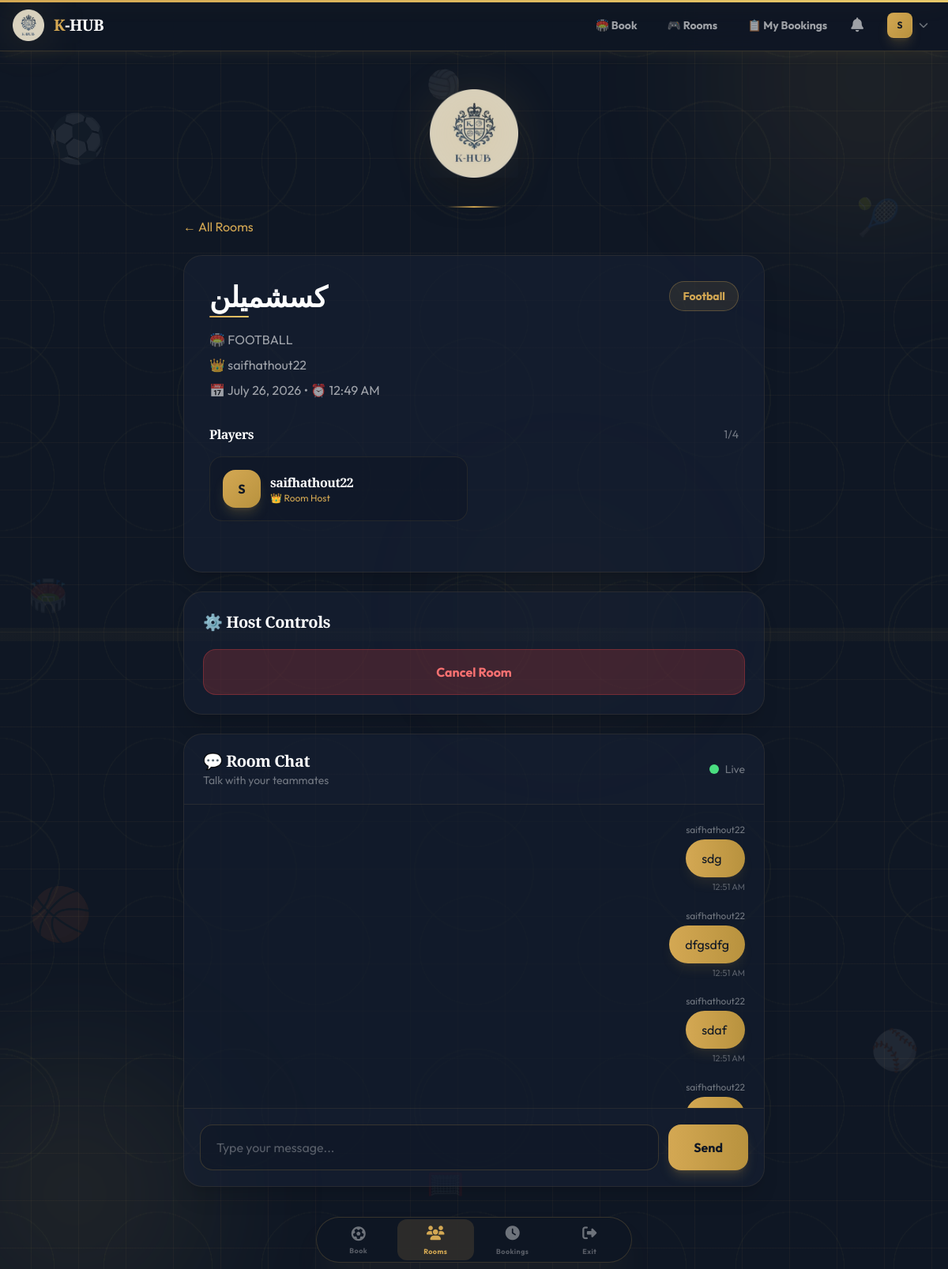
The page /teams/rooms/7/ (signed in) on the database its author committed.
### accounts/models.py (models this page shows, shortened)
class User(AbstractBaseUser, PermissionsMixin):
    ROLE_CHOICES = [
        ('PLAYER', 'Player'),
        ('VENUE_OWNER', 'Venue Owner'),
        ('ADMIN', 'Admin'),
    ]
    email = models.EmailField(unique=True, db_index=True)
    username = models.CharField(max_length=50, unique=True, null=True, blank=True)
    role = models.CharField(max_length=20, choices=ROLE_CHOICES, default='PLAYER')
    is_active = models.BooleanField(default=True)
    is_staff = models.BooleanField(default=False)
    date_joined = models.DateTimeField(default=timezone.now)
    objects = UserManager()
    USERNAME_FIELD = 'email'
    REQUIRED_FIELDS = []
    class Meta:
        indexes = [
            models.Index(fields=['email']),
            models.Index(fields=['role']),
        ]
    @property
    def is_player(self):
        return self.role == 'PLAYER'

### teams/models.py (models this page shows, shortened)
class GameRoom(models.Model):
    STATUS_CHOICES = [
        ('OPEN', 'Open'),
        ('FULL', 'Full'),
        ('STARTED', 'Started'),
        ('CANCELLED', 'Cancelled'),
    ]
    SPORT_CHOICES = [
        ('FOOTBALL', 'Football'),
        ('PADEL', 'Padel'),
        ('PADOAL', 'Padoal'),
    ]
    title = models.CharField(max_length=100)
    host = models.ForeignKey(
        settings.AUTH_USER_MODEL,
        on_delete=models.CASCADE,
        related_name='hosted_rooms'
    )
    sport_type = models.CharField(max_length=20, choices=SPORT_CHOICES)
    max_players = models.IntegerField(default=4)
    date = models.DateField()
    time = models.TimeField()
    city = models.CharField(max_length=100, default='Cairo', blank=True)
    is_active = models.BooleanField(default=True)
    status = models.CharField(max_length=20, choices=STATUS_CHOICES, default='OPEN')
    created_at = models.DateTimeField(auto_now_add=True)
    def players_joined(self):
        return RoomPlayer.objects.filter(room=self, status='JOINED').count()

class RoomPlayer(models.Model):
    STATUS_CHOICES = [
        ('JOINED', 'Joined'),
        ('LEFT', 'Left'),
    ]
    room = models.ForeignKey(GameRoom, on_delete=models.CASCADE, related_name='players')
    player = models.ForeignKey(
        settings.AUTH_USER_MODEL,
        on_delete=models.CASCADE,
        related_name='room_players'
    )
    status = models.CharField(max_length=10, choices=STATUS_CHOICES, default='JOINED')
    joined_at = models.DateTimeField(auto_now_add=True)
    class Meta:
        unique_together = ['room', 'player']

class RoomChat(models.Model):
    room = models.ForeignKey(GameRoom, on_delete=models.CASCADE, related_name='chats')
    sender = models.ForeignKey(
        settings.AUTH_USER_MODEL,
        on_delete=models.CASCADE,
        related_name='room_chats'
    )
    message = models.TextField()
    created_at = models.DateTimeField(auto_now_add=True)
    class Meta:
        ordering = ['created_at']

### teams/views.py (the view)
# urls.py: path('rooms/<int:room_id>/', views.room_detail, name='room_detail'),
@player_required
def room_detail(request, room_id):
    room = get_object_or_404(GameRoom, id=room_id)
    players = RoomPlayer.objects.filter(room=room).select_related('player')
    chat_messages = RoomChat.objects.filter(room=room).order_by('created_at')[:50]
    players_count = players.count()
    is_host = request.user == room.host
    is_in_room = RoomPlayer.objects.filter(room=room, player=request.user).exists()
    spots_left = room.max_players - players_count
    context = {
        'room': room,
        'players': players,
        'chat_messages': chat_messages,
        'is_host': is_host,
        'is_in_room': is_in_room,
        'spots_left': spots_left,
    }
    return render(request, 'teams/room_detail.html', context)

### teams/templates/teams/room_detail.html (shortened to what this page needs)
{% extends 'base.html' %}
{% load static %}
{% block content %}
<div class="max-w-3xl mx-auto animate-fade-up px-4">
    <a href="{% url 'teams:room_list' %}"
       class="inline-flex items-center gap-2 mb-6 text-[#D4A853] hover:text-[#E8C96A] transition">
        ← All Rooms
    </a>
    <div class="rounded-3xl bg-[#162035]/60 backdrop-blur-xl border border-[#D4A853]/10 shadow-xl p-8 hover:border-[#D4A853]/30 transition">
        <div class="flex justify-between items-start">
            <div>
                <h1 class="text-4xl font-black text-white">{{ room.title }}</h1>
                <div class="gold-line mt-2"></div>
                <div class="mt-4 space-y-2 text-white/60">
                    <p>🏟️ {{ room.court_name|default:room.sport_type }}</p>
                    <p>👑 {{ room.host.username }}</p>
                    <p>📅 {{ room.date }} {% if room.time %}• ⏰ {{ room.time|time:"g:i A" }}{% endif %}</p>
                </div>
            </div>
            <span class="bg-[#D4A853]/10 text-[#D4A853] rounded-full px-4 py-2 font-bold text-sm border border-[#D4A853]/30">
                {{ room.get_sport_type_display }}
            </span>
        </div>
        <div class="mt-8">
            <div class="flex justify-between items-center mb-4">
                <h2 class="font-bold text-white">Players</h2>
                <span class="text-sm text-white/40">{{ room.players_joined }}/{{ room.max_players }}</span>
            </div>
            <div class="grid md:grid-cols-2 gap-4">
                {% for rp in players %}
                <div class="rounded-2xl bg-[#0f1724]/50 border border-[#D4A853]/10 p-4 flex items-center justify-between hover:border-[#D4A853]/30 transition">
                    <div class="flex items-center gap-3">
                        <div class="w-12 h-12 rounded-2xl bg-gradient-to-br from-[#D4A853] to-[#B8923E] text-[#0f1724] flex items-center justify-center font-bold shadow-lg shadow-[#D4A853]/20">
                            {{ rp.player.username|first|upper }}
                        </div>
                        <div>
                            <h3 class="font-semibold text-white">{{ rp.player.username }}</h3>
                            {% if rp.player == room.host %}
                            <p class="text-xs text-[#D4A853]">👑 Room Host</p>
                            {% endif %}
                        </div>
                    </div>
                </div>
                {% endfor %}
            </div>
        </div>
    </div>
    {% if is_host %}
    <div class="mt-6 rounded-3xl bg-[#162035]/60 backdrop-blur-xl border border-[#D4A853]/10 shadow-xl p-6 hover:border-[#D4A853]/30 transition">
        <h2 class="text-xl font-bold text-white mb-5">⚙️ Host Controls</h2>
        <a href="{% url 'teams:cancel_room' room.id %}"
           class="block text-center bg-red-500/20 border border-red-500/30 text-red-400 hover:bg-red-500 hover:text-white rounded-2xl py-4 font-bold transition">
            Cancel Room
        </a>
    </div>
    {% endif %}
<div class="mt-6 rounded-3xl bg-[#162035]/60 backdrop-blur-xl border border-[#D4A853]/10 shadow-xl overflow-hidden hover:border-[#D4A853]/30 transition">
    <div class="px-6 py-5 border-b border-[#D4A853]/10 flex items-center justify-between">
        <div>
            <h2 class="text-xl font-bold text-white">💬 Room Chat</h2>
            <p class="text-sm text-white/40">Talk with your teammates</p>
        </div>
        <div class="flex items-center gap-2">
            <span class="w-3 h-3 rounded-full bg-green-400 animate-pulse" id="online-indicator"></span>
            <span class="text-sm text-white/40">Live</span>
        </div>
    </div>
    <div id="chat-box" class="h-96 overflow-y-auto p-6 space-y-5 bg-[#0f1724]/30">
        {% for msg in chat_messages %}
        <div class="flex {% if msg.sender == request.user %}justify-end{% else %}justify-start{% endif %}">
            <div class="max-w-[80%]">
                <p class="text-xs text-white/40 mb-1 {% if msg.sender == request.user %}text-right{% endif %}">
                    {{ msg.sender.username }}
                </p>
                <div class="{% if msg.sender == request.user %}bg-gradient-to-r from-[#D4A853] to-[#B8923E] text-[#0f1724]{% else %}bg-[#0f1724]/50 border border-[#D4A853]/20 text-white{% endif %} rounded-3xl px-5 py-3 shadow-lg shadow-[#D4A853]/10">
                    {{ msg.message }}
                </div>
                <p class="text-[11px] text-white/30 mt-1 {% if msg.sender == request.user %}text-right{% endif %}">
                    {{ msg.created_at|time:"g:i A" }}
                </p>
            </div>
        </div>
        {% empty %}
        <div class="text-center py-24">
            <div class="text-5xl mb-3">💬</div>
            <p class="text-white/40">No messages yet.</p>
            <p class="text-sm text-white/30">Be the first to say hello!</p>
        </div>
        {% endfor %}
    </div>
    {% if is_in_room %}
    <div class="border-t border-[#D4A853]/10 p-5">
        <form method="POST" id="chat-form" class="flex gap-3">
            <input type="text"
                   name="message"
                   id="chat-input"
                   autocomplete="off"
                   placeholder="Type your message..."
                   class="flex-1 rounded-2xl border border-[#D4A853]/20 bg-[#0f1724]/50 text-white placeholder-white/30 px-5 py-4 outline-none focus:border-[#D4A853] focus:ring-2 focus:ring-[#D4A853]/30 transition">
            <button type="submit"
                    class="bg-gradient-to-r from-[#D4A853] to-[#B8923E] hover:from-[#E8C96A] hover:to-[#C9A227] text-[#0f1724] rounded-2xl px-8 font-bold transition shadow-lg shadow-[#D4A853]/20 hover:shadow-[#D4A853]/40">
                Send
            </button>
        </form>
    </div>
    {% endif %}
</div>
{% endblock %}

### templates/navbar.html (shortened to what this page needs)
{% load static %}
<nav class="hidden md:block bg-[#0f1724]/95 backdrop-blur-xl border-b border-[#D4A853]/20 sticky top-0 z-50 shadow-lg shadow-[#D4A853]/5">
    <div class="container mx-auto px-4 max-w-7xl">
        <div class="flex items-center justify-between h-16">
            <a href="/" class="flex items-center gap-3 transition hover:scale-105 duration-300">
                <div class="relative">
                    <img src="{% static 'img/logo.png' %}" alt="K-HUB" class="w-10 h-10  ">
                </div>
                <span class="text-xl font-black tracking-tight text-white" style="font-family: 'Cinzel', serif;">
                    <span class="text-[#D4A853]">K</span>-HUB
                </span>
            </a>
            {% if user.is_authenticated %}
            <div class="flex items-center gap-1">
                {% if user.is_player %}
                    <a href="{% url 'booking:browse_fields' %}" class="px-4 py-2 text-sm font-bold text-white/60 hover:text-[#D4A853] hover:bg-[#D4A853]/10 rounded-lg transition border border-transparent hover:border-[#D4A853]/20">
                        🏟️ Book
                    </a>
                    <a href="{% url 'teams:room_list' %}" class="px-4 py-2 text-sm font-bold text-white/60 hover:text-[#D4A853] hover:bg-[#D4A853]/10 rounded-lg transition border border-transparent hover:border-[#D4A853]/20">
                        🎮 Rooms
                    </a>
                    <a href="{% url 'booking:history' %}" class="px-4 py-2 text-sm font-bold text-white/60 hover:text-[#D4A853] hover:bg-[#D4A853]/10 rounded-lg transition border border-transparent hover:border-[#D4A853]/20">
                        📋 My Bookings
                    </a>
                {% endif %}
                <a href="{% url 'notifications:list' %}" class="relative p-2 text-white/60 hover:text-[#D4A853] transition border border-transparent hover:border-[#D4A853]/20 rounded-lg hover:bg-[#D4A853]/10">
                    <i class="fas fa-bell text-lg"></i>
                </a>
                <div class="relative ml-2">
                    <button onclick="document.getElementById('userDropdown').classList.toggle('hidden')" class="flex items-center gap-2 p-2 hover:bg-[#D4A853]/10 rounded-lg transition border border-transparent hover:border-[#D4A853]/20">
                        <div class="w-8 h-8 rounded-lg bg-gradient-to-br from-[#D4A853] to-[#B8923E] flex items-center justify-center text-[#0f1724] font-bold text-xs shadow-lg shadow-[#D4A853]/20 border border-[#D4A853]/30">
                            {{ user.username|first|upper }}
                        </div>
                        <i class="fas fa-chevron-down text-xs text-white/40"></i>
                    </button>
                </div>
            </div>
            {% endif %}
        </div>
    </div>
</nav>

### rows shown on the page
User: username|first "S"
GameRoom: title "كسشميلن", court_name "FOOTBALL", host.username "saifhathout22", date "July 26, 2026", time "12:49 AM", sport_type "Football", players_joined "1", max_players "4"
RoomPlayer: player.username|first "S", player.username "saifhathout22", shows "👑 Room Host"
RoomChat: sender.username "saifhathout22", message "sdg", created_at "12:51 AM"
RoomChat: sender.username "saifhathout22", message "dfgsdfg", created_at "12:51 AM"
RoomChat: sender.username "saifhathout22", message "sdaf", created_at "12:51 AM"
RoomChat: sender.username "saifhathout22"
